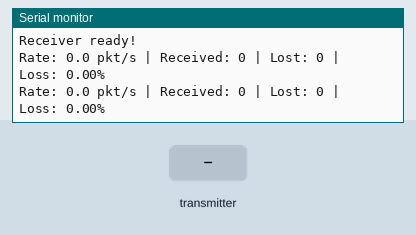
Bench run of a sketch on a simulated ESP32. Parts: the last lines printed to the serial monitor. Inputs (shaded band) come from the test bench.

Above: at 2.7 s.
2.8 s: the transmitter starts sending sequence = 0
At 4.1 s:
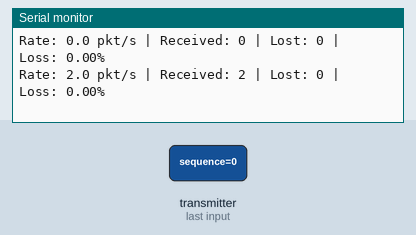
4.3 s: the transmitter starts sending sequence = 1024
At 5.2 s:
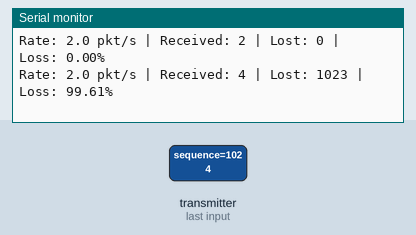
Timing chart, 0 to 7.3 s (numbered marks = the images above; inputs shaded):
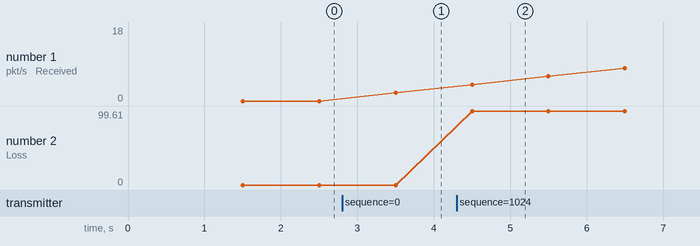

Measured:
- after the input at 2.8 s, the serial monitor: prints a new line after 0.70 s (image 1)
- after the input at 4.3 s, the serial monitor: prints a new line after 0.20 s (image 2)
- plotted number 2: 0 → 98.27 after the input at 4.3 s

The sketch:

ESP_Rx.ino
```cpp
#include <WiFi.h>
#include <esp_now.h>
#include <esp_wifi.h>

typedef struct {
  uint32_t sequence;
  float angle;
  float distance;
} LidarPacket;

portMUX_TYPE statsMux = portMUX_INITIALIZER_UNLOCKED;

uint32_t lastSequence = 0;
uint32_t receivedPackets = 0;
uint32_t lostPackets = 0;
bool firstPacket = true;


void onReceive(const esp_now_recv_info_t *info,
               const uint8_t *data,
               int len) {

  if (len != sizeof(LidarPacket)) {
    return;
  }

  LidarPacket packet;
  memcpy(&packet, data, sizeof(packet));

  portENTER_CRITICAL(&statsMux);

  receivedPackets++;

  if (!firstPacket && packet.sequence > lastSequence + 1) {
    lostPackets += packet.sequence - lastSequence - 1;
  }

  firstPacket = false;
  lastSequence = packet.sequence;

  portEXIT_CRITICAL(&statsMux);
}

void setup() {
  Serial.begin(115200);
  delay(1000);

  // Initialize Wi-Fi in station mode
  WiFi.mode(WIFI_STA);
  delay(500);

  // Read MAC address directly from Wi-Fi driver
  uint8_t mac[6];

  esp_err_t macResult = esp_wifi_get_mac(WIFI_IF_STA, mac);

  if (macResult == ESP_OK) {
    Serial.printf(
      "Receiver MAC: %02X:%02X:%02X:%02X:%02X:%02X\n",
      mac[0], mac[1], mac[2],
      mac[3], mac[4], mac[5]
    );
  } else {
    Serial.printf("Failed to read MAC: %d\n", macResult);
    return;
  }

  // Configure ESP-NOW channel
  esp_err_t channelResult =
      esp_wifi_set_channel(1, WIFI_SECOND_CHAN_NONE);

  if (channelResult != ESP_OK) {
    Serial.printf("Failed to set channel: %d\n", channelResult);
    return;
  }

  // Initialize ESP-NOW
  if (esp_now_init() != ESP_OK) {
    Serial.println("ESP-NOW initialization failed");
    return;
  }

  esp_now_register_recv_cb(onReceive);

  Serial.println("Receiver ready!");
}


void loop() {
  static unsigned long previousTime = 0;
  static uint32_t previousReceived = 0;

  unsigned long currentTime = millis();

  if (currentTime - previousTime >= 1000) {
    unsigned long elapsed = currentTime - previousTime;
    previousTime = currentTime;

    uint32_t received;
    uint32_t lost;

    portENTER_CRITICAL(&statsMux);
    received = receivedPackets;
    lost = lostPackets;
    portEXIT_CRITICAL(&statsMux);

    uint32_t packetsThisInterval =
        received - previousReceived;

    previousReceived = received;

    float packetRate =
        packetsThisInterval * 1000.0 / elapsed;

    float lossPercent =
        (received + lost > 0)
        ? 100.0 * lost / (received + lost)
        : 0.0;

    Serial.printf(
      "Rate: %.1f pkt/s | Received: %lu | Lost: %lu | Loss: %.2f%%\n",
      packetRate,
      (unsigned long)received,
      (unsigned long)lost,
      lossPercent
    );
  }
}
```
